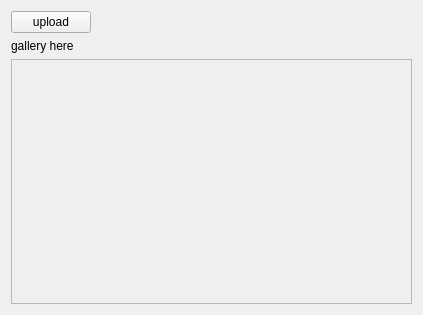
<?xml version="1.0" encoding="UTF-8"?>
<ui version="4.0">
 <class>gallery_pg</class>
 <widget class="QWidget" name="gallery_pg">
  <property name="geometry">
   <rect>
    <x>0</x>
    <y>0</y>
    <width>423</width>
    <height>315</height>
   </rect>
  </property>
  <layout class="QVBoxLayout" name="verticalLayout">
   <item>
    <layout class="QHBoxLayout" name="horizontalLayout_4">
     <item>
      <widget class="QPushButton" name="upld_glry_btn">
       <property name="text">
        <string>upload</string>
       </property>
       <property name="icon">
        <iconset resource="../resources.qrc">
         <normaloff>:/icons/assets/cloud-upload-alt.png</normaloff>:/icons/assets/cloud-upload-alt.png</iconset>
       </property>
       <property name="iconSize">
        <size>
         <width>30</width>
         <height>30</height>
        </size>
       </property>
      </widget>
     </item>
     <item>
      <spacer name="horizontalSpacer">
       <property name="orientation">
        <enum>Qt::Orientation::Horizontal</enum>
       </property>
       <property name="sizeHint" stdset="0">
        <size>
         <width>40</width>
         <height>20</height>
        </size>
       </property>
      </spacer>
     </item>
    </layout>
   </item>
   <item>
    <widget class="QLabel" name="label">
     <property name="text">
      <string>gallery here</string>
     </property>
    </widget>
   </item>
   <item>
    <widget class="QScrollArea" name="gallery_scroll_area">
     <property name="widgetResizable">
      <bool>true</bool>
     </property>
     <widget class="QWidget" name="image_grid">
      <property name="geometry">
       <rect>
        <x>0</x>
        <y>0</y>
        <width>403</width>
        <height>227</height>
       </rect>
      </property>
     </widget>
    </widget>
   </item>
  </layout>
 </widget>
 <resources>
  <include location="../resources.qrc"/>
 </resources>
 <connections/>
</ui>
